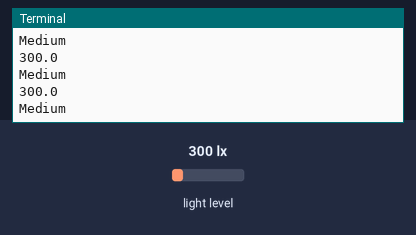
A program run on a simulated Raspberry Pi (BCM pin numbers). On the bench: the last lines printed to the terminal. Inputs (shaded band) come from the test bench; at power-on: light level 300 lx.

Above: at 1.2 s.
1.3 s: light level set to 288 lx
At 1.9 s:
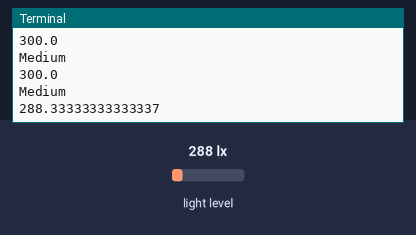
2.8 s: light level set to 40 lx
At 3.4 s:
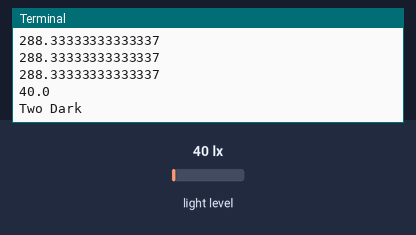
5.0 s: light level set to 51 lx
At 5.5 s:
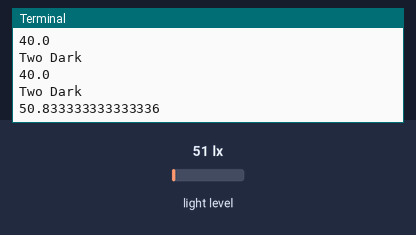
Timing chart, 0 to 8.0 s (numbered marks = the images above; inputs shaded):
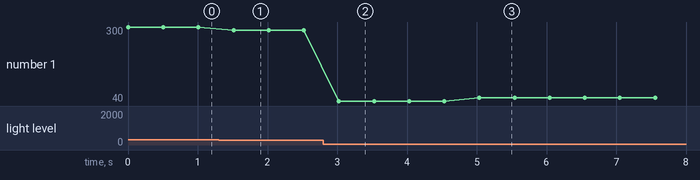

Measured:
- the behaviour switches between 300 and 299 lx on light level (found by bisection; images 0 and 1)
- the behaviour switches between 48 and 49 lx on light level (found by bisection; images 2 and 3)
- after the input at 1.3 s, the terminal: prints a new line after 0.21 s (image 1)
- after the input at 2.8 s, the terminal: prints a new line after 0.22 s (image 2)
- after the input at 5.0 s, the terminal: prints a new line at once (image 3)
- plotted number 1: 300 → 288.33 after the input at 1.3 s, 288.33 → 40 after the input at 2.8 s, 40 → 50.83 after the input at 5.0 s

The program:

8.1D.py
```python
import smbus
import time

light_sensor = 0x23

low_power = 0x00
high_power = 0x01
Reset = 0x07
ONE_TIME_HIGH_RES_MODE = 0X23

bus = smbus.SMBus(1)

def Light_intensity(address):
    result = ((address[1] + (256 *address[0]))/1.2)
    return result

def light():
    address = bus.read_i2c_block_data(light_sensor,ONE_TIME_HIGH_RES_MODE)
    value = Light_intensity(address)
    return value

def  main():
    while True:
        lux = light()
        print (lux)

        if(lux >= 1200):
            print("Too bright")
        elif(lux >= 700 and lux < 1199):
            print("Bright")
        elif(lux >= 300 and lux < 699):
            print("Medium")
        elif(lux < 50 and lux > 299):
            print("Dark")
        elif(lux < 49):
            print("Two Dark")

        time.sleep(0.5)
main ()
```
